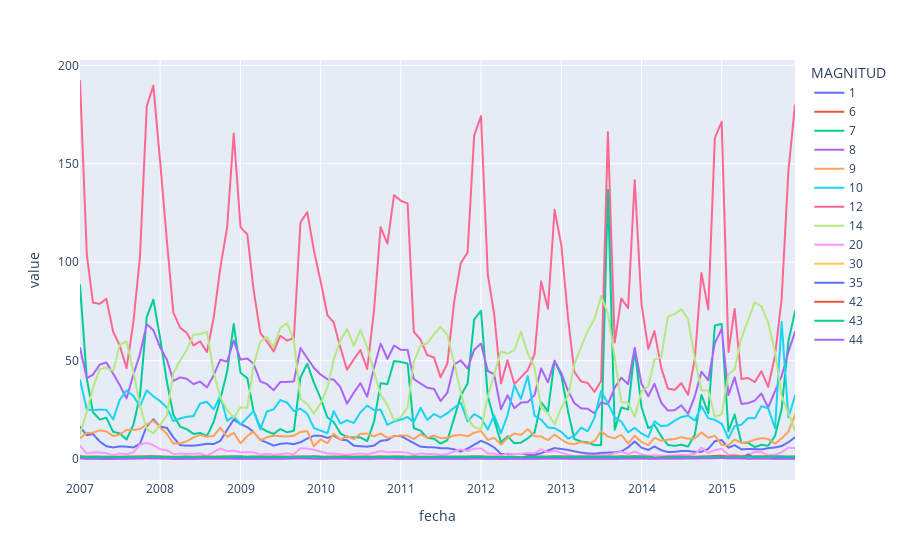

Here is the notebook cell this chart was saved with:
### Code cell
px.line(df_magnitud,x='fecha',y='value',color='MAGNITUD')
